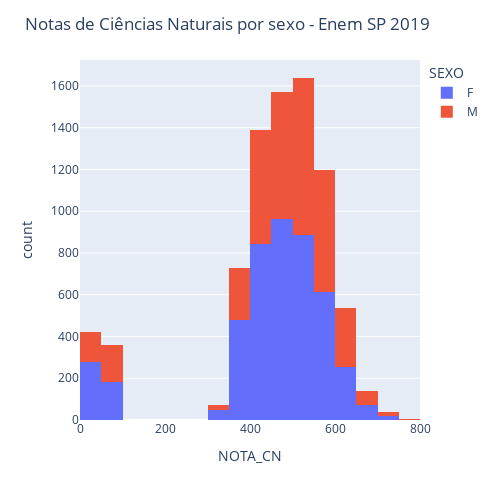

Notebook code cell kept with this figure:
### Code cell
grafico =  px.histogram (enem_sorocaba,  x = "NOTA_CN", nbins=20, color='SEXO') 
grafico.update_layout(width=500,height=500,title_text='Notas de Ciências Naturais por sexo - Enem SP 2019') 
grafico.show()

### Figure 1 — Plotly figure (JSON) as saved in the notebook; plotly's stock layout.template omitted (floating-point values rounded to 4 significant figures; data arrays with more than 128 entries replaced by an {"elided": "..."} marker saying what was removed)
{"data": [{"alignmentgroup": "True", "bingroup": "x", "hovertemplate": "SEXO=F<br>NOTA_CN=%{x}<br>count=%{y}<extra></extra>", "legendgroup": "F", "marker": {"color": "#636efa", "pattern": {"shape": ""}}, "name": "F", "nbinsx": 20, "offsetgroup": "F", "orientation": "v", "showlegend": true, "type": "histogram", "x": {"elided": "4642 float values"}, "xaxis": "x", "yaxis": "y"}, {"alignmentgroup": "True", "bingroup": "x", "hovertemplate": "SEXO=M<br>NOTA_CN=%{x}<br>count=%{y}<extra></extra>", "legendgroup": "M", "marker": {"color": "#EF553B", "pattern": {"shape": ""}}, "name": "M", "nbinsx": 20, "offsetgroup": "M", "orientation": "v", "showlegend": true, "type": "histogram", "x": {"elided": "3446 float values"}, "xaxis": "x", "yaxis": "y"}], "layout": {"barmode": "relative", "height": 500, "legend": {"title": {"text": "SEXO"}, "tracegroupgap": 0}, "margin": {"t": 60}, "title": {"text": "Notas de Ciências Naturais por sexo - Enem SP 2019"}, "width": 500, "xaxis": {"anchor": "y", "domain": [0, 1], "title": {"text": "NOTA_CN"}}, "yaxis": {"anchor": "x", "domain": [0, 1], "title": {"text": "count"}}}}
